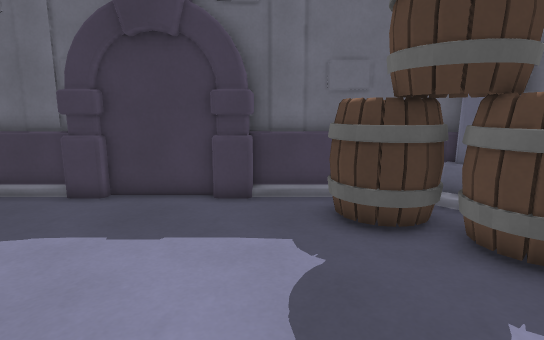
View 1 (above)

16 first-person views from a walk through a 3-D level made in the Godot game engine. The camera is 1.3 m above the floor, tilts 10° down and sees 80° across. The floor is counted in squares, 0.5 m on a side. Each view is taken from the middle of a square. On the plan, view 1 faces up. The plan holds only what a view shows up to about 20 squares ahead; the rest is blank. The place goes on beyond the plan.

View 2
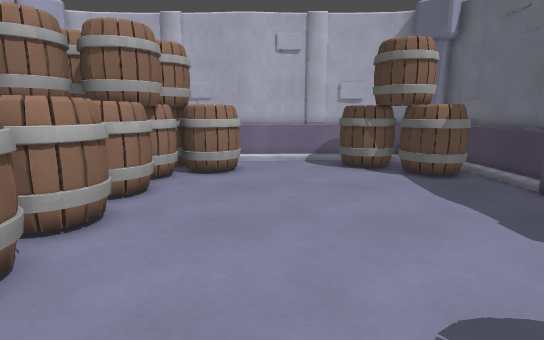

View 3
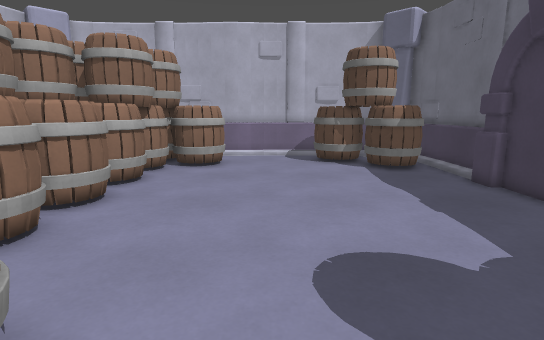

View 4
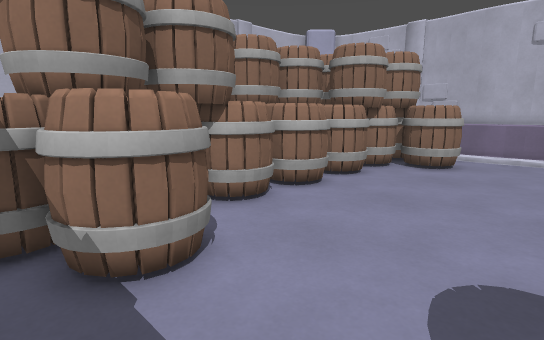

View 5
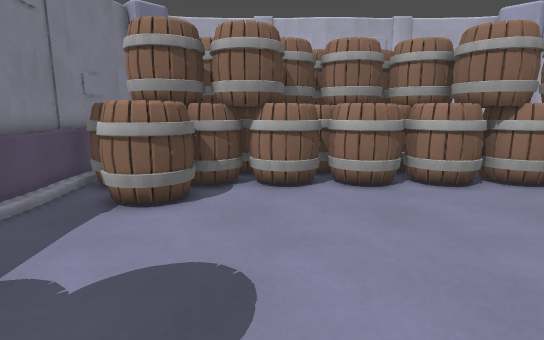

View 6
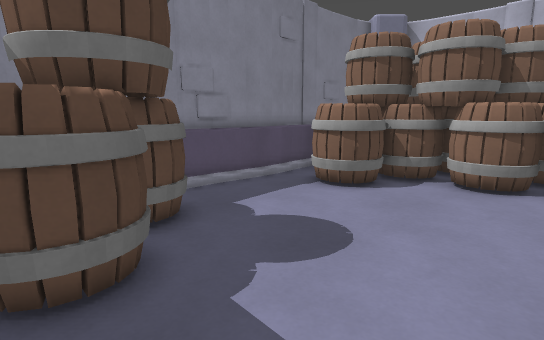

View 7
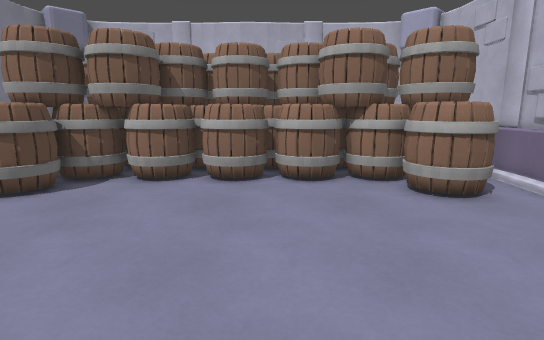

View 8
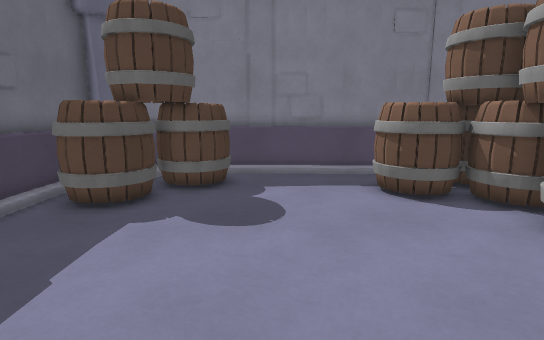

View 9
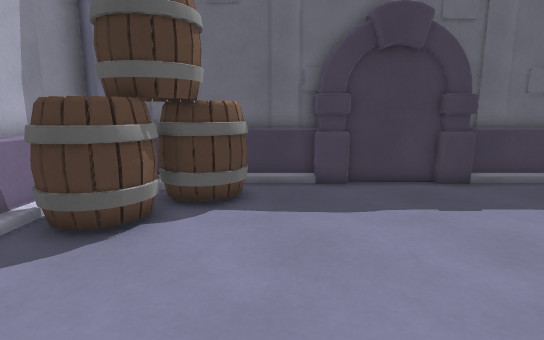

View 10
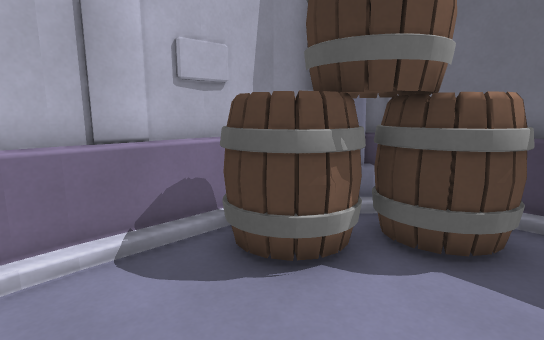

View 11
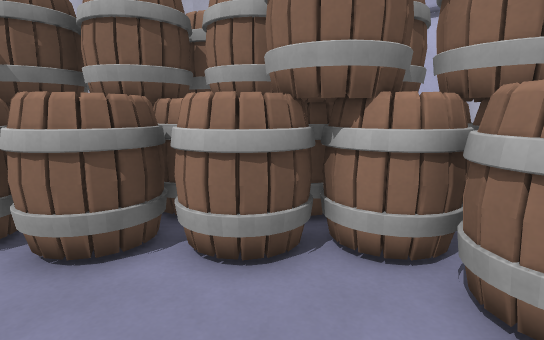

View 12
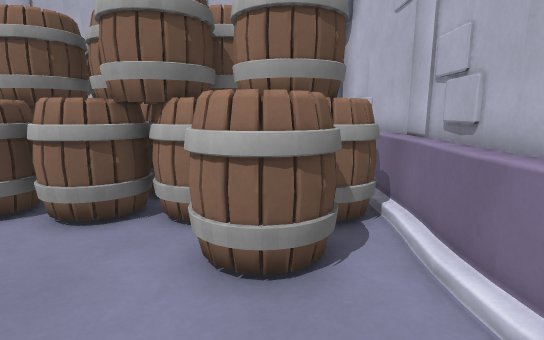

View 13
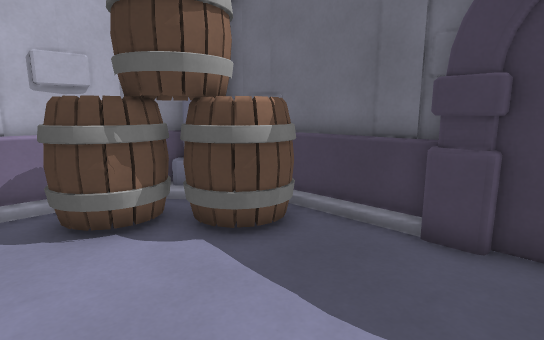

View 14
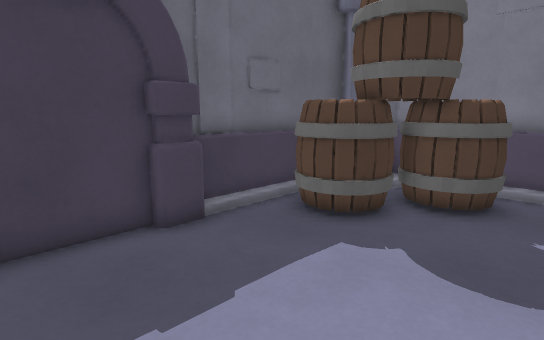

View 15
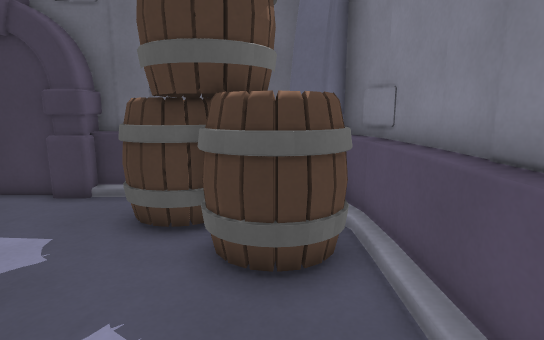

View 16
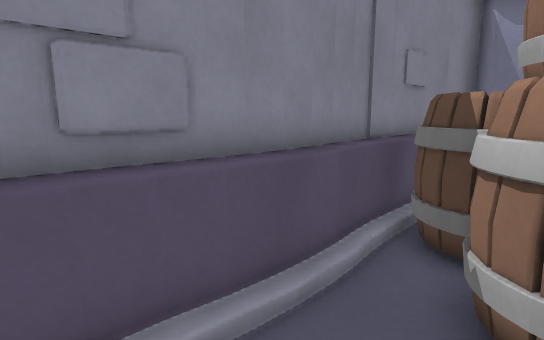

### Floor plan
Key: @ floor where view 1 was taken; # wall or solid block; . floor; = window, fence, low wall or low ledge; ^ raised ledge; B barrel; O other object.
Columns run from 15 left of view 1 to 8 right of it. Each row starts with its distance up from view 1.
 11   ########    ########
 10   #=^^===######===^^^#
  9 ###^ BB..........B  ^###
  8 #^^BBBB.........BBB##^=#
  7 #  #BBB..........BB#B ^#
  6 #^ BBB............BBBB^#
  5 ##BBB..............BBB=#
  4 #=BB..................=#
  3 #=....................=#
  2 #=....................=#
  1 #=....................=#
  0 #=..B..........@...B..=#
 -1 #=.BBB...........BBBB.=#
 -2 #=.B B ..........BB B.=#
 -3 #=B##BBBBB.BB.BBBBB#BB##
 -4 ##BBBBB#BBBBBBBB#B B B##
 -5 ##BB#OB#BBBBBBBB#  B  ##
 -6 #^BOBBBBBBBBBBBBBB    ^#

Where each view was taken, in squares from view 1:
view 1: 0 up, 0 right, facing up
view 2: 1 up, 4 right, facing left
view 3: 2 up, 6 right, facing left
view 4: 4 up, 6 right, facing down-left
view 5: 8 up, 0 right, facing down
view 6: 9 up, 3 left, facing down-right
view 7: 9 up, 5 left, facing down
view 8: 3 up, 7 left, facing right
view 9: 2 down, 8 left, facing up
view 10: 1 up, 8 left, facing up-left
view 11: 2 up, 7 left, facing down
view 12: 4 up, 11 left, facing down
view 13: 3 up, 4 left, facing up-left
view 14: 3 up, 5 left, facing up-right
view 15: 0 up, 5 right, facing up
view 16: 3 up, 4 right, facing down-right
